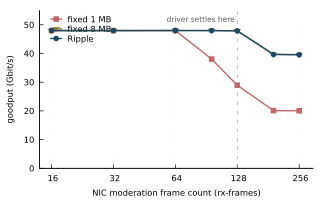

The script that saved this image:
set terminal pdfcairo font "Helvetica,9" size 3.3in,2.0in
set output "/home/chanseo/lab/paper/figs/fig_frames.pdf"
set style line 1 lc rgb '#1b4965' lw 2 pt 7 ps 0.5
set style line 2 lc rgb '#c1666b' lw 2 pt 5 ps 0.5
set style line 3 lc rgb '#4a7c59' lw 2 pt 9 ps 0.6
set style line 4 lc rgb '#8d8741' lw 2 pt 11 ps 0.6
set grid ls 0 lc rgb '#d0d0d0'
set border 3
set xtics nomirror
set ytics nomirror
set key top left reverse Left samplen 1.5

set xlabel "NIC moderation frame count (rx-frames)"
set ylabel "goodput (Gbit/s)"
set logscale x 2
set xrange [14:300]
set yrange [0:55]
set arrow from 128,0 to 128,55 nohead lc rgb '#999999' dt 2
set label "driver settles here" at 128,52 right offset -0.5,0 tc rgb '#555555' font ",8"
plot "/home/chanseo/lab/paper/figs/fig_frames.dat" u 1:2 w lp ls 2 t "fixed 1 MB", \
     "" u 1:3 w lp ls 4 t "fixed 8 MB", \
     "" u 1:4 w lp ls 1 t "Ripple"
